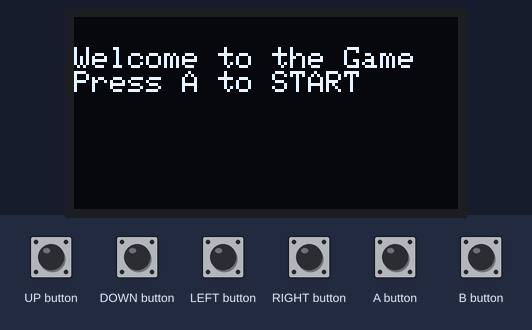
The sketch below on a simulated Arduboy, built with avr-gcc and run on an emulated ATmega32U4. Parts: 128×64 one-colour display. The test bench sets the inputs (shaded band).

Above: at 1.2 s.
1.3 s: A button pressed for 0.15 s
At 2.4 s:
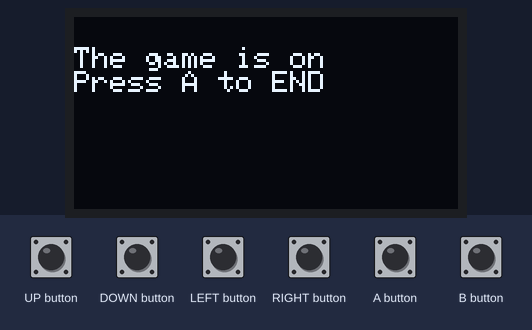
2.9 s: A button pressed for 1 s
At 4.3 s:
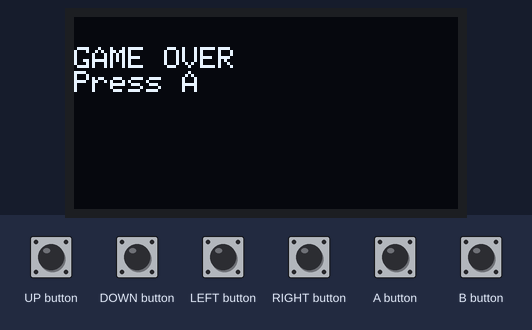
5.4 s: A button pressed for 0.15 s
At 6.7 s:
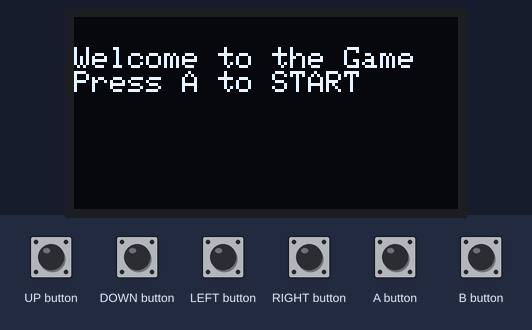
Timing chart, 0 to 8.4 s (numbered marks = the images above; inputs shaded):
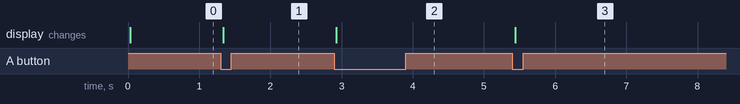

Measured:
- after the input at 1.3 s, the display: changes at once (image 1)
- after the input at 2.9 s, the display: changes at once (image 2)
- after the input at 5.4 s, the display: changes at once (image 3)

The sketch:

ArduboyTemplate.ino
```cpp
// (licence header left out)
#include "intro.h"
#include "game.h"
#include "over.h"

typedef void (*FunctionPointer)();

const FunctionPointer PROGMEM gameStates[] = {
  gameIntro,
  gamePlay,
  gameOver
};

void setup()
{
  arduboy.begin();
  arduboy.setFrameRate(60);
}

void loop()
{
  if(!arduboy.nextFrame())
    return;

  arduboy.pollButtons();
  arduboy.clear();
  ((FunctionPointer)pgm_read_word(&gameStates[gameState]))();
  arduboy.display();
}
```

game.cpp
```cpp
#include "game.h"

void gamePlay()
{
    arduboy.setCursor(0, 10);
    arduboy.println("The game is on");
    arduboy.println("Press A to END");
    if(arduboy.justPressed(A_BUTTON))
        gameState = STATE_GAME_OVER;
}
```

game.h
```cpp
#ifndef GAME_H
#define GAME_H

#include "globals.h"

void gamePlay();

#endif
```

globals.cpp
```cpp
#include "globals.h"

Arduboy2 arduboy;

byte gameState = STATE_GAME_INTRO;
```

globals.h
```cpp
#ifndef GLOBALS_H
#define GLOBALS_H

#include <Arduino.h>
#include <Arduboy2.h>

#define STATE_GAME_INTRO    0
#define STATE_GAME_PLAY     1
#define STATE_GAME_OVER     2

extern Arduboy2 arduboy;
extern byte gameState;

#endif
```

intro.cpp
```cpp
#include "intro.h"

void gameIntro()
{
    arduboy.setCursor(0, 10);
    arduboy.println("Welcome to the Game");
    arduboy.println("Press A to START");
    if(arduboy.justPressed(A_BUTTON))
        gameState = STATE_GAME_PLAY;
}
```

intro.h
```cpp
#ifndef INTRO_H
#define INTRO_H

#include "globals.h"

void gameIntro();

#endif
```

over.cpp
```cpp
#include "over.h"

void gameOver()
{
    arduboy.setCursor(0, 10);
    arduboy.println("GAME OVER");
    arduboy.println("Press A");
    if(arduboy.justPressed(A_BUTTON))
        gameState = STATE_GAME_INTRO;
}
```

over.h
```cpp
#ifndef OVER_H
#define OVER_H

#include "globals.h"

void gameOver();

#endif
```
